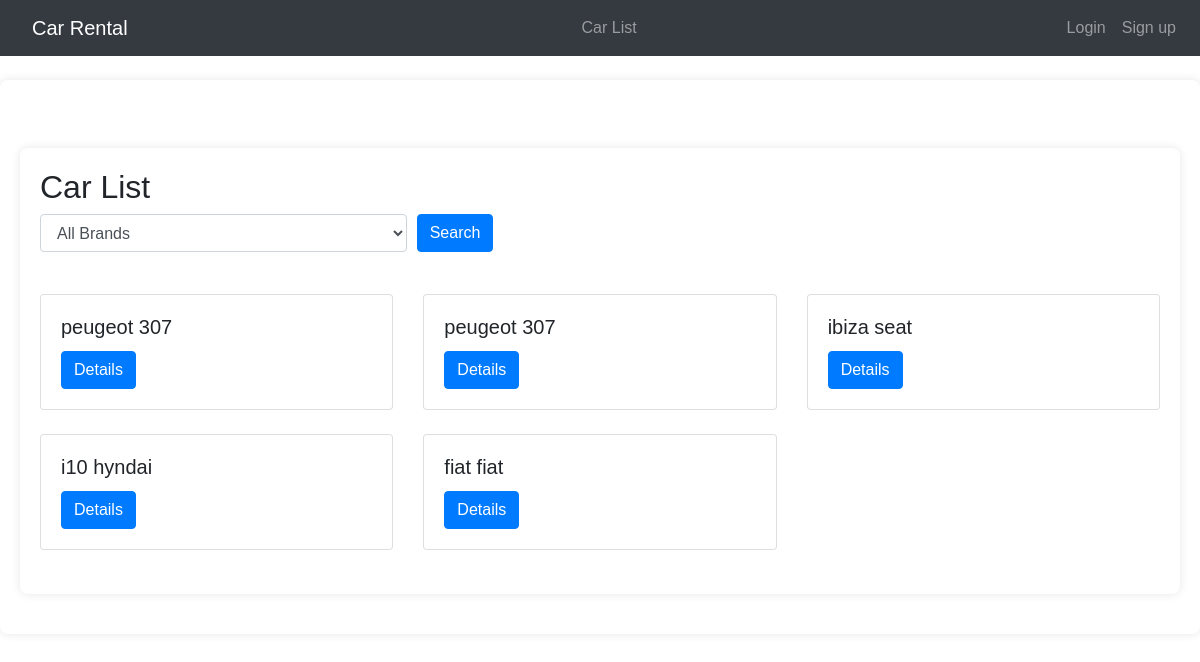
The page /car_list/ on the database as committed earlier.
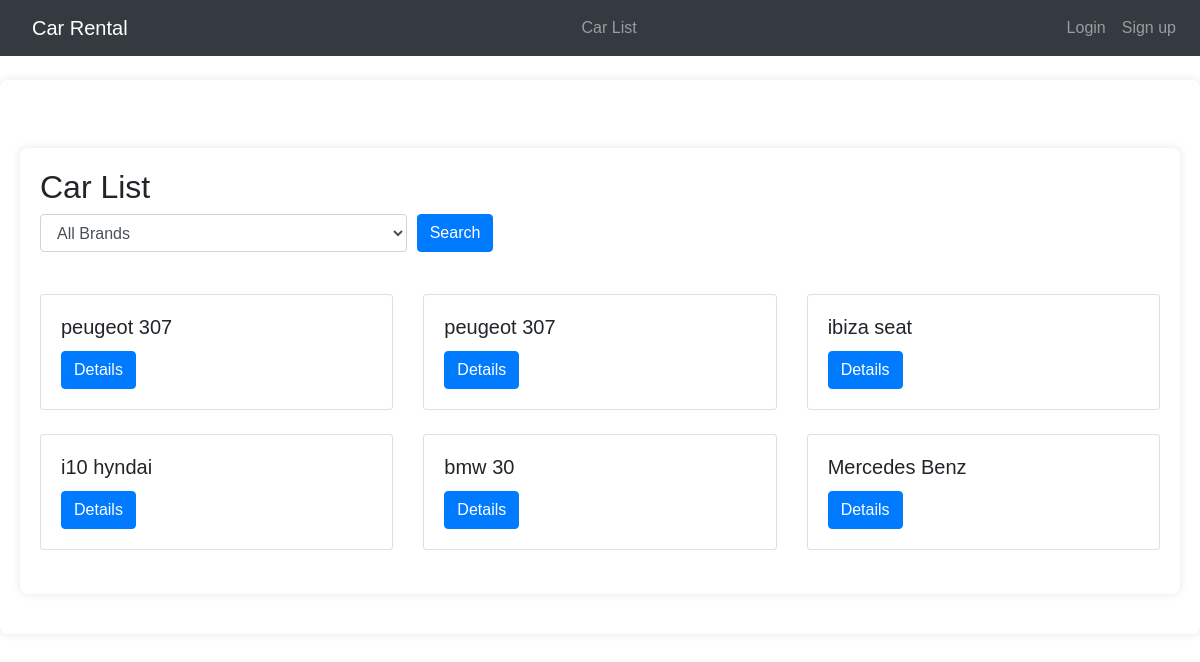
The same page on the database as committed later.
### car_rental/models.py (models this page shows, shortened)
class Car(models.Model):
    brand = models.CharField(max_length=100)
    model = models.CharField(max_length=100)
    category = models.CharField(max_length=100, choices=[('Normal', 'Normal'), ('Luxury', 'Luxury')])
    price = models.DecimalField(max_digits=10, decimal_places=2)
    return_date = models.DateField()
    car_image = models.ImageField(upload_to="images/")
    class Meta:
        app_label = 'car_rental'

### car_rental/views.py (the view)
# urls.py: path('car_list/', car_list, name='car_list'),
def car_list(request):
    cars = Car.objects.all()
    brand_filter = request.GET.get('brand', '')
    if brand_filter:
        cars = cars.filter(brand=brand_filter)
    brands = Car.objects.values_list('brand', flat=True).distinct()
    context = {
        'cars': cars,
        'brands': brands,
        'brand_filter': brand_filter,
    }
    return render(request, 'car_rental/car_list.html', context)

### car_rental/templates/car_rental/car_list.html (shortened to what this page needs)
{% extends 'car_rental/base.html' %}
{% block content %}
    <div class="container mt-5">
        <h2>Car List</h2>
        <form method="get" class="mb-3">
            <div class="form-row">
                <div class="form-group col-md-4">
                      <select id="brandFilter" name="brand" class="form-control">
                        <option value="">All Brands</option>
                    </select>
                </div>
                <div class="form-group col-md-2">
                    <button type="submit" class="btn btn-primary">Search</button>
                </div>
            </div>
        </form>
        <div class="row">
            {% for car in cars %}
                <div class="col-md-4" >
                    <div class="card mb-4">
                        <div class="card-body">
                            <h5 class="card-title">{{ car.brand }} {{ car.model }}</h5>
                            <a href="{% url 'car_detail' pk=car.pk %}" class="btn btn-primary">Details</a>
                        </div>
                    </div>
                </div>
            {% endfor %}
        </div>
    </div>
{% endblock %}

Rows that differ between the two databases and show on the page:
removed Car: brand "fiat", model "fiat"
added Car: brand "bmw", model "30"
added Car: brand "Mercedes", model "Benz"
